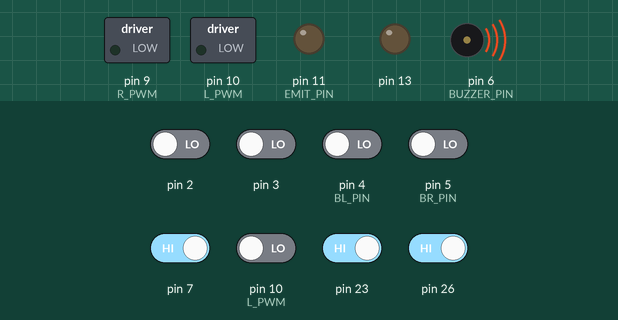
A sketch run on a simulated Arduino Mega 2560, built with avr-gcc and run on an emulated ATmega2560. Parts: switched loads named in the sketch (green lamp = pin HIGH), output pins drawn as LEDs (lit = HIGH), buzzer (waves = sounding). Inputs (shaded band) come from the test bench; at power-on: pin 7, pin 23, pin 26 HIGH, pin 2, pin 3, pin 4 (BL_PIN), pin 5 (BR_PIN), pin 10 (L_PWM) LOW. What the sketch prints to the serial monitor is not drawn.

Above: at 4.7 s.
4.8 s: pin 10 (L_PWM) driven HIGH
At 6.94 s:
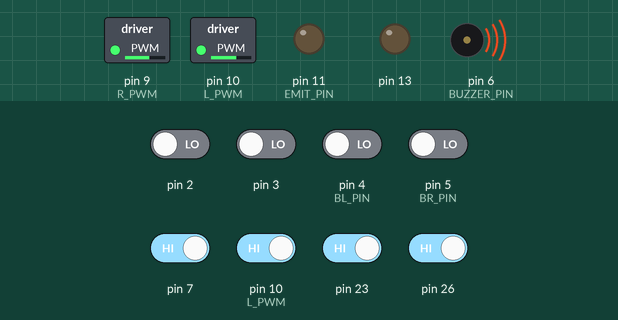
7.8 s: pin 4 (BL_PIN) driven HIGH
At 8.75 s:
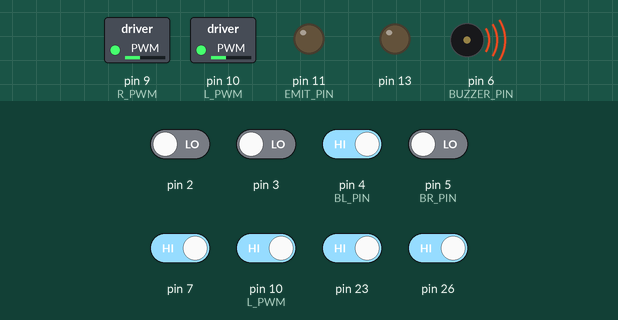
10.8 s: pin 4 (BL_PIN) driven LOW
At 11.16 s:
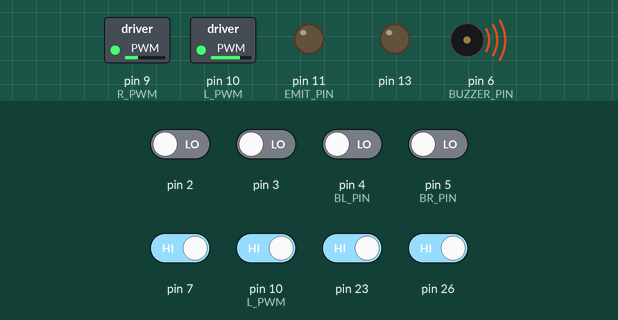
13.8 s: pin 5 (BR_PIN) driven HIGH
16.8 s: pin 5 (BR_PIN) driven LOW
Timing chart, 0 to 19.3 s (numbered marks = the images above; inputs shaded):
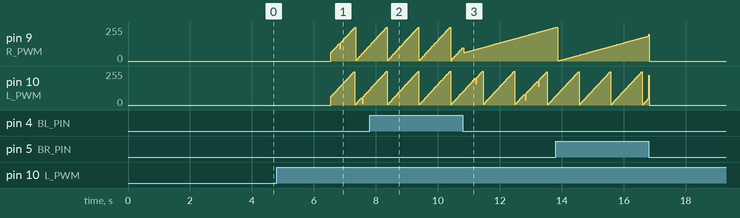

The sketch:

1114_Improve_datacollect.ino
```cpp
#include "Motors.h"
#include "encoders.h"
#include "PID.h"
#include "Kinematics.h"

Motors_c motors;
PID_c left_pid;
PID_c right_pid;

#define SPEED_EST_MS 10 // estimate speed every 10ms
#define TEST_MS 2000
#define EMIT_PIN 11
#define BUZZER_PIN 6
#define BL_PIN 4
#define BR_PIN 5

// Data collection
#define MAX_RESULTS 100
float bump_data[MAX_RESULTS][2];
float AddSpeed_data[MAX_RESULTS][2];
bool StartCollectingData_flag = false;
int results_index = 0;

// Bump sensor
unsigned long L_MaxBumpSensorTime = 1;
unsigned long R_MaxBumpSensorTime = 1;
unsigned long L_MinBumpSensorTime = 9999;
unsigned long R_MinBumpSensorTime = 9999;
unsigned long BLElapsedTime;
unsigned long BRElapsedTime;
float leftBumpValue;
float rightBumpValue;
float LeftBump_Max;
float LeftBump_Min;
float RightBump_Max;
float RightBump_Min;
float LeftCollide_thres;
float RightCollide_thres;

// Timer
volatile boolean DEBUG_LED_STATE = false;

// PID
unsigned long speed_est_ts;
unsigned long test_ts;
unsigned long PID_update_previTime = 0;
float a = 0.5; // parameter of low pass filter
#define INIT_SPEED_DEMAND 5
float l_demand = 0; // velocity demand
float r_demand = 0;
bool PID_Turning = false;

// Encoder
unsigned long Encoder_dt_previTime = 0;
long last_e0;
long last_e1;
float speed_e0;
float speed_e1;
float St0;
float St1;
float previSt0;
float previSt1;

// Pose
unsigned long Pose_update_previTime = 0;
Kinematics_c pose;

// FSM
enum states
{
  STATE_CALIBRATE,
  STATE_PUSH,
  STATE_STOP
};
int state = STATE_CALIBRATE;

// Time var
unsigned long beep_stop_time;
unsigned long CalibrateTime;
unsigned long TaskTime;
int diff_count, sync_count;

// Control
float accumulate_speed = 0;

void setup()
{
  Serial.begin(9600);
  // Bump sensor
  pinMode(BL_PIN, INPUT);
  pinMode(BR_PIN, INPUT);
  pinMode(EMIT_PIN, OUTPUT);
  digitalWrite(EMIT_PIN, LOW);

  // Encoder initialise
  setupEncoder0();
  setupEncoder1();
  last_e0 = count_e0;
  last_e1 = count_e1;
  speed_e0 = 0.0;
  speed_e1 = 0.0;
  St0 = 0.0;
  St1 = 0.0;
  previSt0 = 0.0;
  previSt1 = 0.0;

  // pid initialise
  left_pid.initialise(5.5, 0.025, 0.5);  // pid initialise ( 13.0, 0.2, 0.0 ) respond would be faster but too strong
  right_pid.initialise(5.5, 0.025, 0.5); // pid initialise ( 13.0, 0.2, 0.0 ) respond would be faster but too strong
  //  PID_Turning = true;
  test_ts = millis(); // Prepare our testing timestamp

  // pose initialise
  setupEncoder0();
  setupEncoder1();
  pose.initialise(0, 0, 0);

  // Timer initialise
  pinMode(13, OUTPUT);
  digitalWrite(13, DEBUG_LED_STATE);
  Serial.begin(9600);
  delay(1500);
  Serial.println("***RESET***");
  setupTimer3();

  // must put it at the end
  delay(2000);

  setBeep(200);
  //  delay(500);

  CalibrateTime = millis();
}

void loop()
{
  checkBeep();
  BLElapsedTime = MeasureBumpSensor(BL_PIN, L_MaxBumpSensorTime, L_MinBumpSensorTime);
  leftBumpValue = 1023 - map(BLElapsedTime, L_MinBumpSensorTime, L_MaxBumpSensorTime, 0, 1023); // Inverse Mapping

  BRElapsedTime = MeasureBumpSensor(BR_PIN, R_MaxBumpSensorTime, R_MinBumpSensorTime);
  rightBumpValue = 1023 - map(BRElapsedTime, R_MinBumpSensorTime, R_MaxBumpSensorTime, 0, 1023); // Mapping digital value to discrete value

  leftBumpValue < LeftBump_Min ? LeftBump_Min = leftBumpValue : LeftBump_Min;
  leftBumpValue > LeftBump_Max ? LeftBump_Max = leftBumpValue : LeftBump_Max;
  rightBumpValue < RightBump_Min ? RightBump_Min = rightBumpValue : RightBump_Min;
  rightBumpValue > RightBump_Max ? RightBump_Max = rightBumpValue : RightBump_Max;

  LeftCollide_thres = LeftBump_Min + (LeftBump_Max - LeftBump_Min) * 0.9;
  RightCollide_thres = RightBump_Min + (RightBump_Max - RightBump_Min) * 0.9;
  switch (state)
  {
  case STATE_CALIBRATE:

    if (millis() - CalibrateTime > 3000) // 3s for calibrate bump sensor
    {
      left_pid.reset();
      right_pid.reset();
      PID_Turning = true;
      state = STATE_PUSH;
      delay(10);
      TaskTime = millis();
    }
    break;
  case STATE_PUSH:
    StartCollectingData_flag = true;
    l_demand = INIT_SPEED_DEMAND + Bumpvalue2Speed(rightBumpValue) + accumulate_speed;
    r_demand = INIT_SPEED_DEMAND + Bumpvalue2Speed(leftBumpValue) + accumulate_speed;

    /******************* set accumulate_speed ******************/
    //    if (diff_count > 100) // 1s
    //    {
    //      accumulate_speed = 3;
    //      diff_count = 0;
    //    }

    if (abs(pose.theta) < M_PI / 15 && accumulate_speed != 0) // back to normal
    {
      accumulate_speed = 0;
      //      state = STATE_STOP;
    }
    /************************** end *****************************/

    if (millis() - TaskTime > 10000) // 10s box pushing Task
    {
      state = STATE_STOP;
    }
    break;
  case STATE_STOP:
    StartCollectingData_flag = false;
    PID_Turning = false;
    //    left_pid.initialise( 0, 0, 0 );
    //    right_pid.initialise( 0, 0, 0 );
    l_demand = 0;
    r_demand = 0;
    motors.setPWM(0, 0);

    int result;
    Serial.println("LeftBumpValue & RightBumpValue : \n");
    for (result = 0; result < MAX_RESULTS; result++)
    {
      Serial.print(bump_data[result][0]);
      Serial.print(",");
      Serial.println(bump_data[result][1]);
    }
    Serial.println("LeftAddSpeed & RightAddSpeed : \n");
    for (result = 0; result < MAX_RESULTS; result++)
    {
      Serial.print(AddSpeed_data[result][0]);
      Serial.print(",");
      Serial.println(AddSpeed_data[result][1]);
    }

    delay(5000);
    setBeep(200);

    break;
  }
}

float bumpValueMap(unsigned long ElapsedTime, unsigned long MinBumpSensorTime, unsigned long MaxBumpSensorTime, float MinValue, float MaxValue)
{
  float BumpValue = (float)(ElapsedTime * (MaxValue - MinValue) / (MinBumpSensorTime - MaxBumpSensorTime));
  return BumpValue;
}

float Bumpvalue2Speed(float bump_value)
{
  float diff_speed = -0.02 * bump_value + 18;
  if (diff_speed > 5)
    diff_speed = 5;
  return diff_speed;
}

void encoder_Cal()
{

  long count_difference0 = count_e0 - last_e0;
  long count_difference1 = count_e1 - last_e1;
  last_e0 = count_e0;
  last_e1 = count_e1;
  speed_e0 = (float)count_difference0 / 10.0;
  speed_e1 = (float)count_difference1 / 10.0;
  St0 = (float)(a * speed_e0) + (float)((1.0 - a) * previSt0);
  St1 = (float)(a * speed_e1) + (float)((1.0 - a) * previSt1);
  previSt0 = St0;
  previSt1 = St1;
  // Serial.print( speed_e0 * 60000 / 358.3 , 4 ); // chaging speed unit to rpm
  // Serial.print( "," );
  // Serial.println( St * 60000 / 358.3 , 4 ); //rpm // chaging speed unit to rpm
}
void pid()
{

  float l_pwm = left_pid.update(l_demand, St1 * 10);
  float r_pwm = right_pid.update(r_demand, St0 * 10);
  motors.setPWM(l_pwm, r_pwm);
  // Serial.print(demand);
  // Serial.print(",");
  // Serial.print(St0 * 10);
  // Serial.print(",");
  // Serial.print(St1 * 10);
  // Serial.print("\n");
}

void setupTimer3()
{

  // disable global interrupts
  cli();

  // Reset timer3 to a blank condition.
  // TCCR = Timer/Counter Control Register
  TCCR3A = 0; // set entire TCCR3A register to 0
  TCCR3B = 0; // set entire TCCR3B register to 0

  // First, turn on CTC mode.  Timer3 will count up
  // and create an interrupt on a match to a value.
  // See table 14.4 in manual, it is mode 4.
  TCCR3B = TCCR3B | (1 << WGM32);

  // For a cpu clock precaler of 256:
  // Shift a 1 up to bit CS32 (clock select, timer 3, bit 2)
  // Table 14.5 in manual.
  TCCR3B = TCCR3B | (1 << CS32);

  // set compare match register to desired timer count.
  // CPU Clock  = 16000000 (16mhz).
  // Prescaler  = 256
  // Timer freq = 16000000/256 = 62500
  // We can think of this as timer3 counting up to 62500 in 1 second.
  // compare match value = 62500 / 2 (we desire 2hz).
  OCR3A = 625; // 10ms

  // enable timer compare interrupt:
  TIMSK3 = TIMSK3 | (1 << OCIE3A);

  // enable global interrupts:
  sei();
}

int count = 0;
// The ISR routine.
// The name TIMER3_COMPA_vect is a special flag to the
// compiler.  It automatically associates with Timer3 in
// CTC mode.
ISR(TIMER3_COMPA_vect)
{

  count++;

  encoder_Cal();

  if (state == STATE_PUSH && abs(pose.theta) > 0)
  {
    if (pose.theta > 0)
    {
      if (accumulate_speed < 0)
        accumulate_speed = 0;
      accumulate_speed += 0.01;
      if (accumulate_speed > 2)
        accumulate_speed = 2;
    }
    else if (pose.theta < 0)
    {
      if (accumulate_speed > 0)
        accumulate_speed = 0;
      accumulate_speed -= 0.01;
      if (accumulate_speed < -2)
        accumulate_speed = -2;
    }
  }

  if (count % 3 == 0)
  {
    if (PID_Turning)
    {
      pid();
    }
  }

  if (count % 2 == 0)
  {
    pose.update();
  }

  if (count % 10 == 0) // 100ms
  {
    if (StartCollectingData_flag == true)
      if (results_index < MAX_RESULTS)
      {

        bump_data[results_index][0] = leftBumpValue;  // save leftBumpValue
        bump_data[results_index][1] = rightBumpValue; // save rightBumpValue
        AddSpeed_data[results_index][0] = Bumpvalue2Speed(rightBumpValue);
        AddSpeed_data[results_index][1] = Bumpvalue2Speed(leftBumpValue);
        results_index++;
      }
      else
      {
        StartCollectingData_flag = false;
      }
  }

  if (count >= 30000)
  {
    count = 0;
  }
}

unsigned long MeasureBumpSensor(int SensorPin, unsigned long &MaxBumpSensorTime, unsigned long &MinBumpSensorTime)

// unsigned long MeasureBumpSensor(int SensorPin)
{

  pinMode(SensorPin, OUTPUT);
  digitalWrite(SensorPin, HIGH);
  delay(10);

  pinMode(SensorPin, INPUT);

  unsigned long StartTime = micros();
  while (digitalRead(SensorPin) == HIGH)
  {
  }

  unsigned long EndTime = micros();
  unsigned long ElapsedTime = EndTime - StartTime;

  ElapsedTime < MinBumpSensorTime ? MinBumpSensorTime = ElapsedTime : MinBumpSensorTime;
  ElapsedTime > MaxBumpSensorTime ? MaxBumpSensorTime = ElapsedTime : MaxBumpSensorTime;

  return ElapsedTime;
}

void setBeep(unsigned long duration_ms)
{
  beep_stop_time = millis() + duration_ms;
  analogWrite(BUZZER_PIN, 150);
}
bool checkBeep()
{
  if (millis() < beep_stop_time)
    return true;
  else
  {
    analogWrite(BUZZER_PIN, 0);
    return false;
  }
}
```

Kinematics.h
```cpp
/***************************************
 ,        .       .           .       ,.
 |        |       |           |      / |
 |    ,-: |-. ,-. |-. ,-. ,-. |-    '--|
 |    | | | | `-. | | |-' |-' |        |
 `--' `-` `-' `-' ' ' `-' `-' `-'      '
****************************************/

// this #ifndef stops this file
// from being included mored than
// once by the compiler.
#ifndef _KINEMATICS_H
#define _KINEMATICS_H

#include <math.h>

// These two commands mean that this header file
// will attempt to use some global variables of
// the same name found in another header file.
// From encoders.h
extern volatile long count_e0;
extern volatile long count_e1;

// Some global definitions concerning
// the robot dimensions.  You will need
// to calibrate these to get the best
// performance. (see Labsheet 4)
const float count_per_rev = 358.3; // From documentation - correct.
const float wheel_radius = 17.0;   // mm, could vary - calibrate.
const float wheel_sep = 42.1;      // mm, from centre of robot to wheel centre
                                   //     - could vary, calibrate

// Take the circumference of the wheel and divide by the
// number of counts per revolution. This provides the mm
// travelled per encoder count.
const float mm_per_count = (2.0 * wheel_radius * PI) / count_per_rev;

float rad2dge(float rad)
{
  return (180.0 * rad) / PI;
}

// Class to track robot position.
class Kinematics_c
{
public:
  // Pose
  float x, y, theta, dgree;

  // To calculate the difference
  // in encoder counts for each
  // call to update()
  long last_e1;
  long last_e0;

  // Constructor, must exist.
  Kinematics_c()
  {
  }

  // Used to setup kinematics, and to set a start position
  void initialise(float start_x, float start_y, float start_th)
  {
    last_e0 = count_e0; // Initisalise last count to current count
    last_e1 = count_e1; // Initisalise last count to current count
    x = start_x;
    y = start_y;
    theta = start_th;
  }

  // Here I have opted to use encoder counts rather than
  // wheel velocity.  Either way will work.
  // With velocity, the difference in time between updates
  // is required (distance = speed / time ).
  // If we use the velocity, it means we have to do
  // extra computation just to get back to distance, which
  // we had in the first place (as change of encoder counts)
  void update()
  {

    long delta_e1; // change in counts
    long delta_e0; // change in counts
    float mean_delta;

    float x_contribution;  // linear translation
    float th_contribution; // rotation

    // How many counts since last update()?
    delta_e1 = count_e1 - last_e1;
    delta_e0 = count_e0 - last_e0;

    // Used last encoder values, so now update to
    // current for next iteration
    last_e1 = count_e1;
    last_e0 = count_e0;

    // Work out x contribution in local frame.
    mean_delta = (float)delta_e1;
    mean_delta += (float)delta_e0;
    mean_delta /= 2.0;

    x_contribution = mean_delta * mm_per_count;

    // Work out rotation in local frame
    th_contribution = (float)delta_e0;
    th_contribution -= (float)delta_e1;
    th_contribution *= mm_per_count;
    th_contribution /= (wheel_sep * 2.0);

    // Update global frame by taking these
    // local contributions, projecting a point
    // and adding to global pose.
    x = x + x_contribution * cos(theta);
    y = y + x_contribution * sin(theta);
    theta = theta + th_contribution;

    // Done!
  } // End of update()

}; // End of Kinematics_c class defintion

#endif
```

Motors.h
```cpp
/************************************
,        .       .           .      ,
|        |       |           |     '|
|    ,-: |-. ,-. |-. ,-. ,-. |-     |
|    | | | | `-. | | |-' |-' |      |
`--' `-` `-' `-' ' ' `-' `-' `-'    '
*************************************/

// this #ifndef stops this file
// from being included mored than
// once by the compiler.
#ifndef _MOTORS_H
#define _MOTORS_H

// Pin definitions.  By using #define we can
// switch the number here, and everywhere the
// text appears (i.e. L_PWM) it will be
// replaced.
#define L_PWM 10 // This is correct.
#define L_DIR 16 // This is correct.
#define R_PWM 9 // This is correct.
#define R_DIR 15 // This is correct.

// It is a good idea to limit the maximum power
// sent to the motors. Using #define means we
// can set this value just once here, and it
// can be used in many places in the code below.
#define MAX_PWM 180.0

// Class to operate the motors.
class Motors_c {

  public:

    // Constructor, must exist.
    Motors_c() {
      // Leave empty. Ensure initialise() is called
      // instead.
    }

    // Use this function to initialise the pins that
    // will control the motors, and decide what first
    // value they should have.
    void initialise() {

      // Uncomment and replace the ???? with the correct
      // values, e.g  pinMode( <pin>, <INPUT or OUTPUT> );
      pinMode( L_PWM , OUTPUT );
      pinMode( L_DIR , OUTPUT );
      pinMode( R_PWM , OUTPUT );
      pinMode( R_DIR , OUTPUT );

      // Uncomment and replace ???? with the correct
      // values, e.g. digitalWrite( <pin>, <HIGH or LOW> );
      // Which pins will be either HIGH or LOW? What
      // purpose do they serve?
            digitalWrite( L_DIR, LOW );
            digitalWrite( R_DIR, HIGH );

      // Uncomment and replace ???? with the correct
      // values, e.g. analogWrite( <pin>, < 0 : 255 > );
      // Which pins will take a value in range [0:255]?
      // What purpose do they serve?
       analogWrite( L_PWM , 20 );
       analogWrite( R_PWM , 20 );

    } // End of initialise()


    // This function will be used to send a power value
    // to the motors.
    //
    // The power sent to the motors is created by the
    // analogWrite() function, which is producing PWM.
    // analogWrite() is intended to use a range between
    // [0:255].
    //
    // This function takes two input arguments: "left_pwr"
    // and "right_pwr", (pwr = power) and they are of the
    // type float. A float might be a value like 0.01, or
    // -150.6
    void setPWM( float left_pwr, float right_pwr ) {

      // What should happen if the request for left_pwr
      // is less than 0? Recall, how are these motors
      // operated in terms of the pins used?
      if ( left_pwr < 0 ) {
         digitalWrite( L_DIR, HIGH );
         left_pwr = abs(left_pwr);
      } else {
         digitalWrite( L_DIR, LOW );
      }

      // What should happen if the request for right_pwr
      // is less than 0? Recall, how are these motors
      // operated in terms of the pins used?
      if ( right_pwr < 0 ) {
         digitalWrite( R_DIR, HIGH );
         right_pwr = abs(right_pwr);
      } else {
         digitalWrite( R_DIR, LOW );
      }


      // analogWrite() requires a value in the range
      // [0:255], and note this is positive only!
      // Write some code here to take the value of
      // left_pwr and ensure it is:
      // - positive only
      // - within the range 0 to 255
      // Note, we have used the sign to determine
      // the direction - so we don't care about the
      // sign of the value any more.


      // analogWrite() requires a value in the range
      // [0:255], and note this is positive only!
      // Write some code here to take the value of
      // right_pwr and ensure it is:
      // - positive only
      // - within the range 0 to 255
      // Note, we have used the sign to determine
      // the direction - so we don't care about the
      // sign of the value any more.


      // Lastly, write the requested power value to
      // the motors as a PWM signal.
      // Without the code above, this is likely to
      // produce very unexpected behaviours.
      analogWrite( L_PWM, left_pwr );
      analogWrite( R_PWM, right_pwr );

      // Done!
      return;

    } // End of setPWM()


}; // End of Motors_c class definition.


#endif
```

Source omitted: Encoders.h (8372 bytes), PID.h (3603 bytes)

Measured:
- by itself, pin 10 (L_PWM): ramps from 1/255 to 249/255 and jumps back, once every 1.0 s
